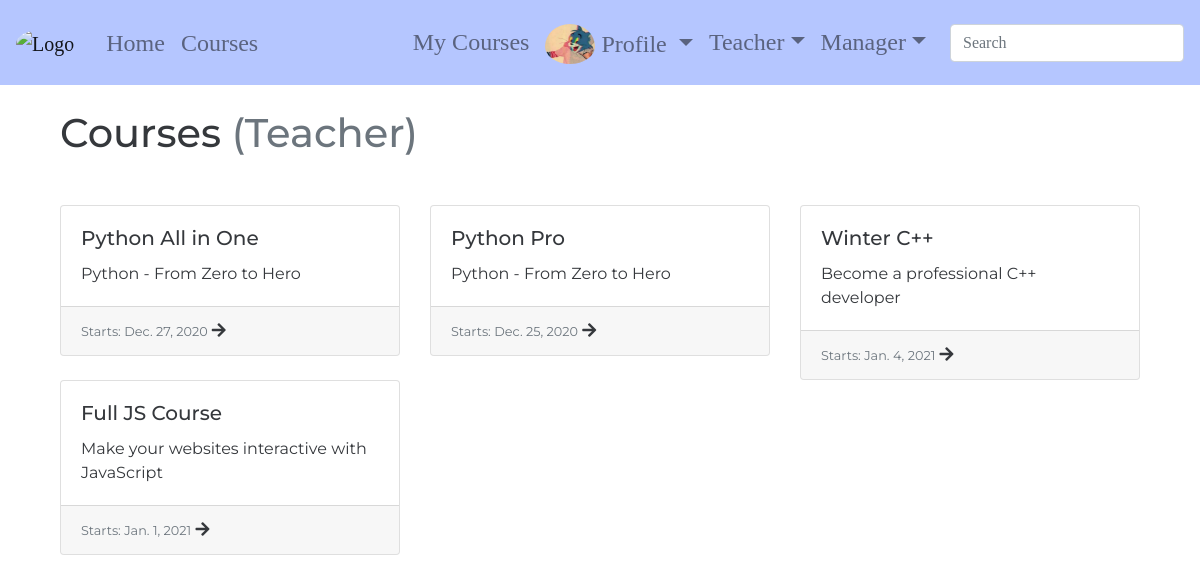
Screenshot of /courses/teacher/ (signed in) with the database file from the repository.
### accounts/models.py (models this page shows, shortened)
class CustomUser(AbstractUser, PermissionsMixin):
    email = models.EmailField(verbose_name='email', max_length=60, unique=True)
    username = models.CharField(max_length=30, unique=True)
    date_joined = models.DateTimeField(verbose_name='date joined', auto_now_add=True)
    last_login = models.DateTimeField(verbose_name='last login', auto_now=True)
    is_admin = models.BooleanField(default=False)
    is_active = models.BooleanField(default=True)
    is_staff = models.BooleanField(default=False)
    is_superuser = models.BooleanField(default=False)
    USERNAME_FIELD = 'email'
    REQUIRED_FIELDS = ['username', ]
    objects = CustomUserManager()

class Profile(models.Model):
    user = models.OneToOneField(settings.AUTH_USER_MODEL, related_name='profile', on_delete=models.CASCADE)
    first_name = models.CharField(max_length=40, null=True, blank=True)
    last_name = models.CharField(max_length=40, null=True, blank=True)
    phone = PhoneNumberField(max_length=20, null=True, blank=True)
    date_of_birth = models.DateField(null=True, blank=True)
    bio = models.TextField(null=True, blank=True)
    profile_pic = models.ImageField(null=True, blank=True, upload_to='images/profile_pics',
                                    default=get_default_profile_pic)

### courses/models.py (models this page shows, shortened)
class CourseInstance(models.Model):
    course = models.ForeignKey(Course, related_name='instances', on_delete=models.CASCADE)
    slug = models.SlugField(allow_unicode=True, unique=True)
    sub_title = models.CharField(max_length=100, null=True, blank=True)
    min_mark = models.SmallIntegerField(
        validators=[
            MinValueValidator(0),
            MaxValueValidator(100),
        ]
    )
    start_date = models.DateField(null=True, blank=True)
    end_date = models.DateField(null=True, blank=True)

class Course(models.Model):
    base_title = models.CharField(max_length=100)
    description = models.TextField(null=True, blank=True)
    slug = models.SlugField(allow_unicode=True, unique=True)

### courses/views.py (the view)
# urls.py: path('teacher/', views.CourseInstanceTeacherListView.as_view(), name='instances-teacher-list'),
class CourseInstanceTeacherListView(LoginRequiredMixin,
                                    GroupRequiredMixin,
                                    generic.ListView):
    model = course_models.CourseInstance
    group_required = 'teachers'
    template_name = 'courses/course_instance_teacher_list.html'
    context_object_name = 'course_instances'
    def get_queryset(self):
        return get_object_or_404(account_models.Teacher, user=self.request.user).supervised_courses.all()

### accounts/templatetags/accounts_extras.py (called while the page is built)
@register.filter(name='has_group')
def has_group(user, group_name):
    return user.groups.filter(name=group_name).exists()

### courses/templates/courses/course_instance_teacher_list.html (shortened to what this page needs)
{% extends 'base.html' %}
{% block content %}
    <div class="container">
    {% if course_instances %}
        <h1 class="mb-5">Courses <span class="text-muted">(Teacher)</span></h1>
        <div class="row">
            {% for course_instance in course_instances  %}
                <div class="col-md-4 col-sm-6 col-xs-12">
                    <div class="card">
                        <div class="card-body">
                            <h5 class="card-title">{{ course_instance.sub_title }}</h5>
                            <p class="card-text">{{ course_instance.course.description }}</p>
                        </div>
                        <div class="card-footer">
                            <p class="card-text d-inline">
                                <small class="text-muted">Starts: {{ course_instance.start_date }}</small>
                            </p>
                            <i class="fas fa-arrow-right post_arrow_img d-inline"></i>
                        </div>
                    </div>
                </div>
            {%  endfor %}
        </div>
    {% else %}
        <p>You do not teach any courses</p>
    {% endif %}
    </div>
{% endblock %}

### templates/base.html (shortened to what this page needs)
<!DOCTYPE html>
{% load static %}
{% load accounts_extras %}
<html lang="en">
<head>
    <link rel="stylesheet" href="https://stackpath.bootstrapcdn.com/bootstrap/4.5.2/css/bootstrap.min.css">
    <link rel="stylesheet" href="https://stackpath.bootstrapcdn.com/font-awesome/4.7.0/css/font-awesome.min.css">    <link href="https://fonts.googleapis.com/css?family=Montserrat" rel="stylesheet">
    <link rel="stylesheet" href="https://use.fontawesome.com/releases/v5.15.1/css/all.css">
    <link rel="stylesheet" href="{% static 'course_manager/css/master.css' %}">
</head>
<body>
    <nav class="smart_scroll navbar navbar-expand-lg navbar-light" id="baseNavbar">
        <a href="{% url 'homepage' %}" class="navbar-brand">
            <img id="blogLogo" src="" alt="Logo">
        </a>
        <div class="collapse navbar-collapse" id="basicExampleNav">
            <ul class="navbar-nav mr-auto ml-2">
                <li class="nav-item">
                    <a class="nav-link" href="{% url 'homepage' %}">Home</a>
                </li>
                <li class="nav-item">
                    <a class="nav-link" href="{% url 'courses:courses-list' %}">Courses</a>
                </li>
            </ul>
            {% if user.is_authenticated %}
                <ul class="navbar-nav ml-2 pr-3 nav-flex-icons">
                    <li class="nav-item mt-2">
                        <a class="nav-link" href="{% url 'courses:user-courses' %}">My Courses</a>
                    </li>
                    <li class="nav-item dropdown mt-2">
                        <a href="#" class="nav-link dropdown-toggle" id="navbarDropdownMenuLink-4" data-toggle="dropdown"
                            aria-haspopup="true" aria-expanded="false">
                            {% if user.profile.profile_pic %}
                                <img class="profile_pic" src="{{ user.profile.profile_pic.url }}" alt="User Profile Picture">
                            {% else %}
                                <img class="profile_pic" src="{% static 'course_manager/images/default_profile_pic_1.png' %}"
                                alt="Default Profile Picture">
                            {% endif %}
                            Profile
                        </a>
                    </li>
                    {% if user|has_group:'teachers' or user.is_superuser %}
                        <li class="nav-item dropdown mt-2">
                            <a href="" class="nav-link dropdown-toggle" id="navbarDropdownMenuLink-4" data-toggle="dropdown"
                               aria-haspopup="true" aria-expanded="false">Teacher</a>
                        </li>
                    {% endif %}
                    {% if user|has_group:'managers' or user.is_superuser %}
                        <li class="nav-item dropdown mt-2">
                            <a href="" class="nav-link dropdown-toggle" id="navbarDropdownMenuLink-4" data-toggle="dropdown"
                               aria-haspopup="true" aria-expanded="false">Manager</a>
                        </li>
                    {% endif %}
                </ul>
            {% endif %}
            <form class="navbar-form form-inline" method="get" action=""
                  role="search" id="navbarSearchForm">
              <div class="md-form my-2">
                <input id="searchBarInput" class="input_field form-control mr-sm-2" name="q"
                       type="text" placeholder="Search" aria-label="Search">
              </div>
            </form>
        </div>
    </nav>
    <div id="wrap" class="wrapper flex-grow-1">
        <div id="main" class="container content main_content mt-4 mb-5">
            {% block content %}
            {% endblock %}
        </div>
    </div>
</body>
</html>

### static/course_manager/css/master.css (style rules this page uses)
body { height: 100%; background-color: rgba(255, 255, 255, 0.39); color: #35383c; font-family: 'Montserrat', sans-serif; }
#baseNavbar { background-color: #b5c6ff; font-family: 'Arvo', serif; font-size: 1.5rem; }
#blogLogo { width: 90px; height: 75px; border-radius: 50%; }
#navbarSearchForm input[type=text] { width: 100%; }
.profile_pic { width: 50px; height: 45px; border-radius: 50%; padding-bottom: 5px; }

### rows the page displays
CustomUser: profile.profile_pic (picture)
CourseInstance: sub_title "Python All in One", course.description "Python - From Zero to Hero", start_date "Dec. 27, 2020"
CourseInstance: sub_title "Python Pro", course.description "Python - From Zero to Hero", start_date "Dec. 25, 2020"
CourseInstance: sub_title "Winter C++", course.description "Become a professional C++ developer", start_date "Jan. 4, 2021"
CourseInstance: sub_title "Full JS Course", course.description "Make your websites interactive with JavaScript", start_date "Jan. 1, 2021"
